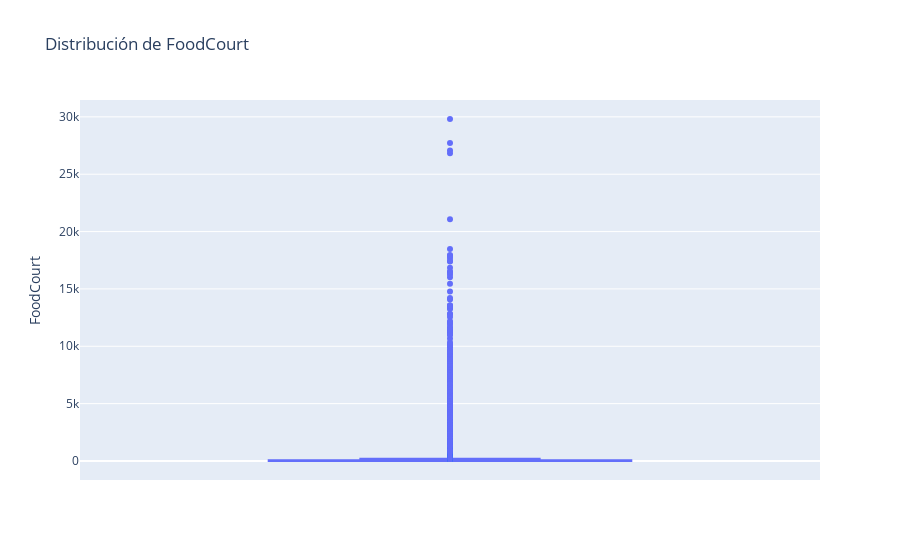

The notebook cell this image was saved under:
### Code cell
import plotly.express as px

fig = px.box(df, y = 'FoodCourt', title='Distribución de FoodCourt')
fig.show()

### Figure 1 — Plotly figure (JSON) as saved in the notebook; plotly's stock layout.template omitted (floating-point values rounded to 4 significant figures; data arrays with more than 128 entries replaced by an {"elided": "..."} marker saying what was removed)
{"data": [{"alignmentgroup": "True", "hovertemplate": "FoodCourt=%{y}<extra></extra>", "legendgroup": "", "marker": {"color": "#636efa"}, "name": "", "notched": false, "offsetgroup": "", "orientation": "v", "showlegend": false, "type": "box", "x0": " ", "xaxis": "x", "y": {"elided": "8693 int values"}, "y0": " ", "yaxis": "y"}], "layout": {"boxmode": "group", "legend": {"tracegroupgap": 0}, "title": {"text": "Distribución de FoodCourt"}, "xaxis": {"anchor": "y", "domain": [0, 1]}, "yaxis": {"anchor": "x", "domain": [0, 1], "title": {"text": "FoodCourt"}}}}
